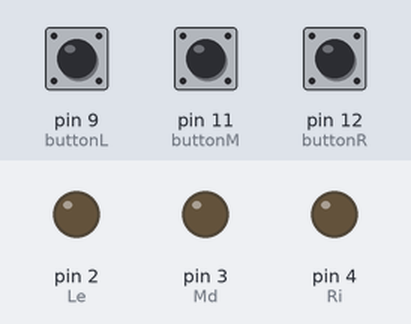
Bench run of a sketch on a simulated Arduino Uno, built with avr-gcc and run on an emulated ATmega328P. Shown: output pins drawn as LEDs (lit = HIGH). Dashed ring = blinking. Inputs (shaded band) come from the test bench; at power-on: pin 11 (buttonM) HIGH, pin 9 (buttonL) HIGH, pin 12 (buttonR) LOW.

Above: at 1.2 s.
1.3 s: pin 11 (buttonM) pulled LOW for 0.15 s
At 1.7 s:
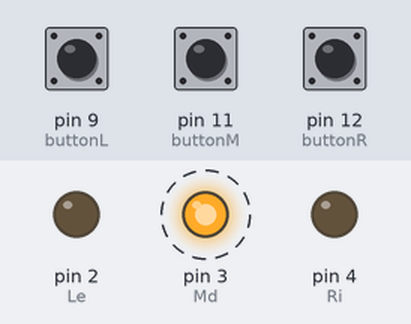
4.3 s: pin 9 (buttonL) pulled LOW for 1 s
At 6.2 s:
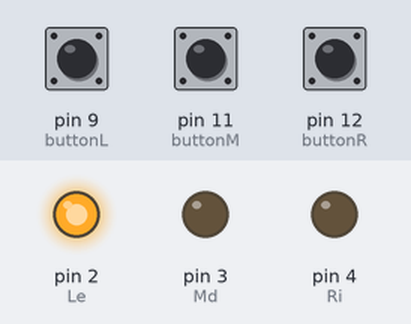
8.3 s: pin 12 (buttonR) pulled HIGH for 3.2 s
At 8.6 s:
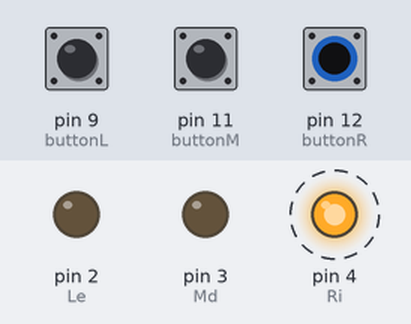
13.0 s: pin 12 (buttonR) pulled HIGH for 0.15 s
At 14.6 s:
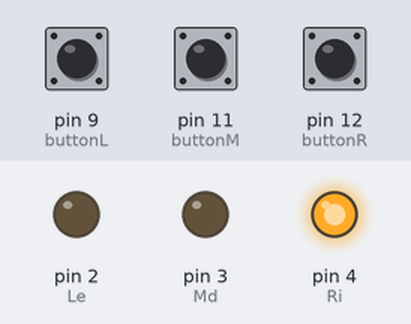
16.1 s: pin 11 (buttonM) pulled LOW for 1 s
At 16.5 s:
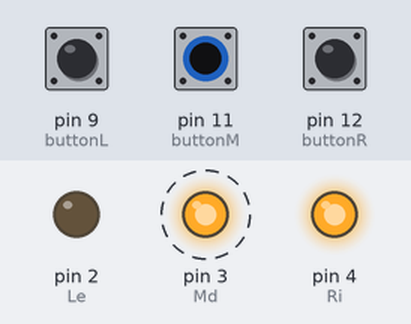
19.1 s: pin 11 (buttonM) pulled LOW for 3.2 s
At 22.9 s:
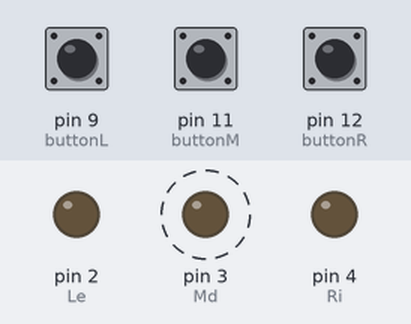
Timing chart, 0 to 24.4 s (numbered marks = the images above; inputs shaded):
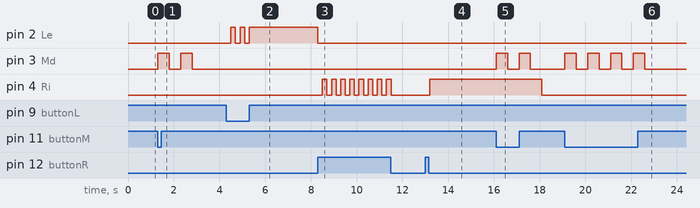

The sketch:

assingment1.ino
```cpp
#define buttonL 9
#define buttonM 11
#define buttonR 12
#define Le 2
#define Md 3
#define Ri 4

  int checkRed = 0;
  int checkGreen = 0;

  long timerRed = 0;
  long timerGreen = 0;

void setup()
{
  Serial.begin(9600);
  pinMode(buttonL , INPUT_PULLUP);
  pinMode(buttonM , INPUT);
  pinMode(buttonR , INPUT);
  pinMode(Le , OUTPUT);
  pinMode(Md , OUTPUT);
  pinMode(Ri , OUTPUT);
}

void loop()
{
  int L = digitalRead(buttonL);
  int M = digitalRead(buttonM);
  int R = digitalRead(buttonR);

  if(L == LOW) {
    delay(200);
    if(checkRed == 0) {
      checkRed = 1;
    } else {
      checkRed = 0;
    }

    digitalWrite(Le, checkRed);
    timerRed = millis();
  } else if(millis() - timerRed >= 3000) {
    checkRed = 0;
    digitalWrite(Le, checkRed);
  }

  if(R == HIGH and checkRed == 0) {
    delay(200);
    if(checkGreen == 0) {
      checkGreen = 1;
    } else {
      checkGreen = 0;
    }

    digitalWrite(Ri, checkGreen);
    timerGreen = millis();
  } else if(millis() - timerGreen >= 3000) {
    checkGreen = 0;
    digitalWrite(Ri, checkGreen);
  }

  if(M == LOW) {
    for(int i=0; i<2; ++i) {
      digitalWrite(Md, 1);
      delay(500);
      digitalWrite(Md, 0);
      delay(500);
    }
  }

}
```

Measured:
- after the input at 1.3 s, pin 3 (Md): alternates HIGH for 0.50 s and LOW for 0.50 s, 4 changes in all, then stays LOW, starting at once
- after the input at 4.3 s, pin 2 (Le): goes HIGH 0.20 s, LOW 0.20 s, HIGH 0.20 s, LOW 0.20 s, HIGH 3.0 s, then LOW, starting after 0.20 s
- after the input at 8.3 s, pin 4 (Ri): alternates HIGH for 0.20 s and LOW for 0.20 s, 16 changes in all, then stays LOW, starting after 0.20 s
- after the input at 13.0 s, pin 4 (Ri): LOW → HIGH after 0.20 s
- after the input at 16.1 s, pin 3 (Md): alternates HIGH for 0.50 s and LOW for 0.50 s, 4 changes in all, then stays LOW, starting at once; pin 4 (Ri): HIGH → LOW after 2.0 s instead of 0.10 s
- after the input at 19.1 s, pin 3 (Md): alternates HIGH for 0.50 s and LOW for 0.50 s, 8 changes in all, then stays LOW, starting at once
